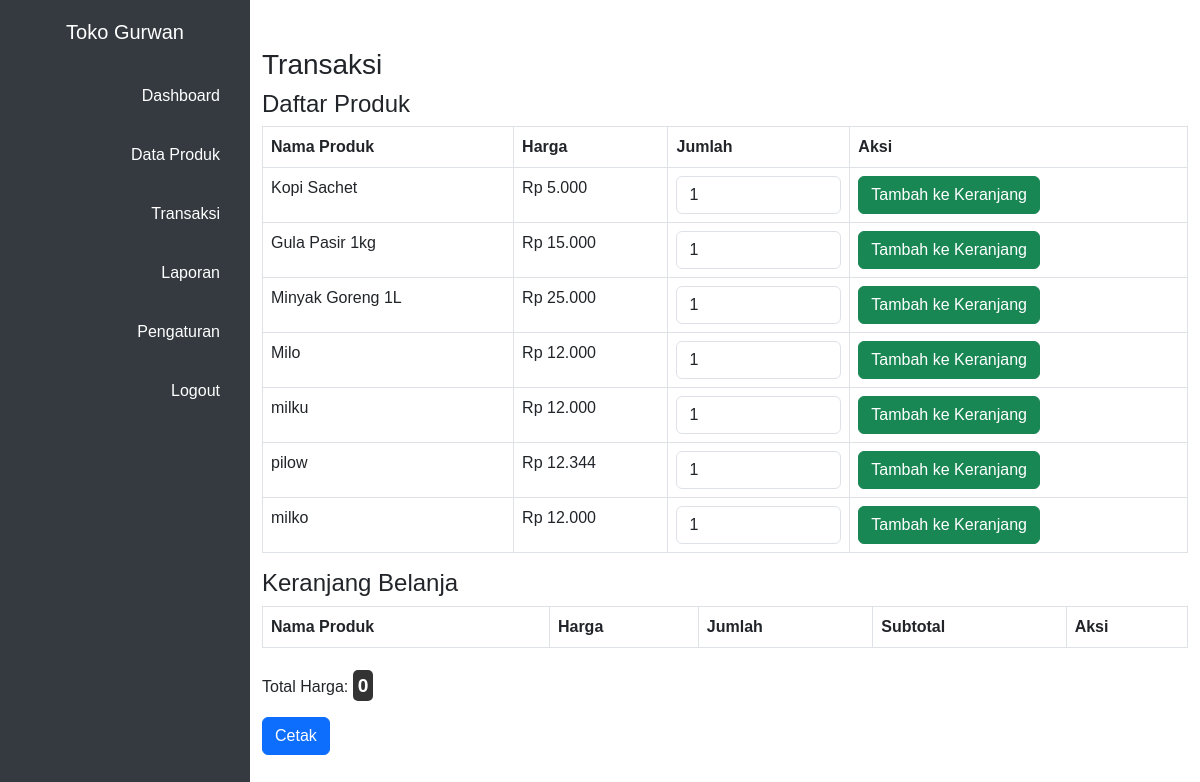
The app's page /transaksi.php, older data.
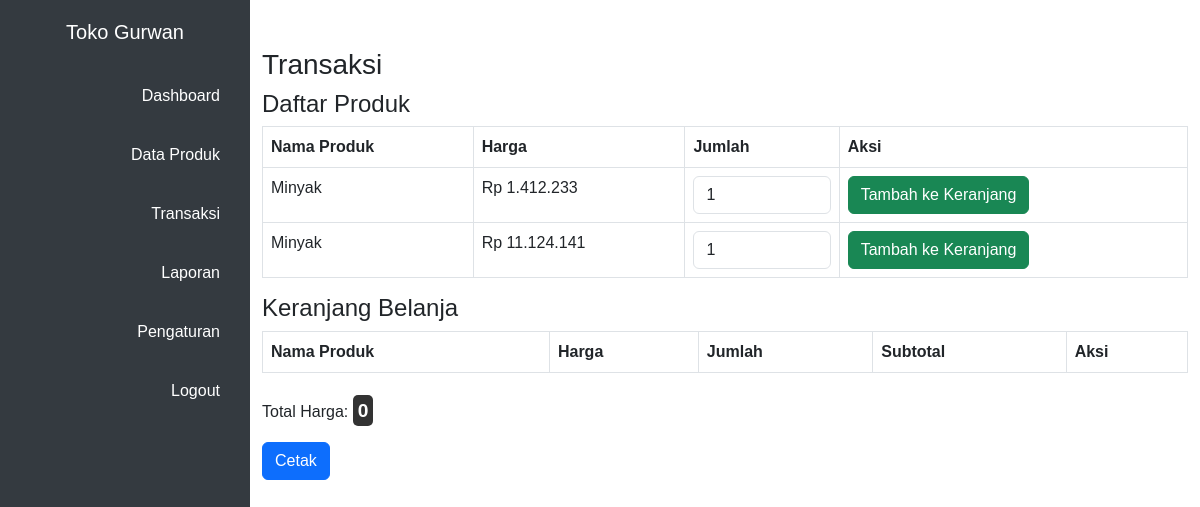
The same page, newer data.
### tables this page shows
CREATE TABLE `produk` (
  `id` int(11) NOT NULL,
  `kode_produk` varchar(50) NOT NULL,
  `nama_produk` varchar(100) NOT NULL,
  `harga` int(11) NOT NULL,
  `stok` int(11) NOT NULL,
  `gambar` varchar(255) DEFAULT NULL,
  `kategori_id` int(11) DEFAULT NULL
);

CREATE TABLE `pengaturan` (
  `id` int(11) NOT NULL,
  `nama_toko` varchar(100) NOT NULL,
  `logo` varchar(255) DEFAULT NULL,
  `alamat` text NOT NULL,
  `kontak` varchar(50) NOT NULL
);

### transaksi.php (the view, shortened to what this page needs)
<?php
include 'koneksi.php';
$query_produk = "SELECT * FROM produk WHERE stok > 0";
$result_produk = mysqli_query($koneksi, $query_produk);
$total_harga = isset($_SESSION['total_harga']) ? $_SESSION['total_harga'] : 0;
?>
<!DOCTYPE html>
<html lang="id">
<head>
    <link href="https://cdn.jsdelivr.net/npm/bootstrap@5.3.0-alpha1/dist/css/bootstrap.min.css" rel="stylesheet" />
    <link rel="stylesheet" href="assets/style.css">
</head>
<body>
<?php include 'sidebar.php'; ?>
    <div class="container mt-5">
        <h3>Transaksi</h3>
        <h4>Daftar Produk</h4>
        <table class="table table-bordered">
            <thead>
                <tr>
                    <th>Nama Produk</th>
                    <th>Harga</th>
                    <th>Jumlah</th>
                    <th>Aksi</th>
                </tr>
            </thead>
            <tbody>
                <?php while ($produk = mysqli_fetch_assoc($result_produk)): ?>
                    <tr>
                        <td><?= $produk['nama_produk']; ?></td>
                        <td>Rp <?= number_format($produk['harga'], 0, ',', '.'); ?></td>
                        <td>
                            <form method="POST" action="transaksi.php">
                                <input type="number" name="jumlah" value="1" min="1" max="<?= $produk['stok']; ?>" class="form-control" required>
                        </td>
                        <td>
                            <button type="submit" name="tambah_ke_keranjang" class="btn btn-success">Tambah ke Keranjang</button>
                        </td>
                    </tr>
                <?php endwhile; ?>
            </tbody>
        </table>
        <h4>Keranjang Belanja</h4>
        <table class="table table-bordered">
            <thead>
                <tr>
                    <th>Nama Produk</th>
                    <th>Harga</th>
                    <th>Jumlah</th>
                    <th>Subtotal</th>
                    <th>Aksi</th>
                </tr>
            </thead>
        </table>
        <div class="mt-4">
            <span>Total Harga: </span>
            <span id="totalHarga" class="text-white"><?= number_format($total_harga, 0, ',', '.'); ?></span>
        </div>
        <div class="d-flex justify-content-start mt-3">
            <form method="POST" action="cetak_transaksi.php" target="_blank">
                <button type="submit" name="cetak" class="btn btn-primary me-2">Cetak</button>
            </form>
        </div>
    </div>
</body>
</html>

### sidebar.php
<?php
require 'koneksi.php';
$nama_toko = 'Toko Gurwan';
$result = mysqli_query($koneksi, "SELECT nama_toko FROM pengaturan WHERE id=1 LIMIT 1");
if ($result && $row = mysqli_fetch_assoc($result)) {
    $nama_toko = $row['nama_toko'];
}
?>
<div class="sidebar" style="position: fixed; left: 0; top: 0;">
    <h2><?php echo htmlspecialchars($nama_toko); ?></h2>
    <ul style="text-align: right;">
        <li><a href="dashboard.php">Dashboard</a></li>
        <li><a href="data_produk.php">Data Produk</a></li>
        <li><a href="transaksi.php">Transaksi</a></li>
        <li><a href="laporan.php">Laporan</a></li>
        <li><a href="pengaturan.php">Pengaturan</a></li>
        <li><a href="logout.php">Logout</a></li>
    </ul>
</div>

### assets/style.css (style rules this page uses)
body { display: flex; margin: 0; font-family: Arial, sans-serif; }
.sidebar { width: 250px; background: #343a40; color: white; height: 100vh; padding: 20px; position: fixed; }
.sidebar h2 { font-size: 20px; text-align: center; margin-bottom: 30px; }
.sidebar ul { list-style: none; padding: 0; }
.sidebar ul li { margin: 15px 0; }
.sidebar ul li a { text-decoration: none; color: white; display: block; padding: 10px; transition: 0.3s; }

### transaksi.php (style rules this page uses)
.text-white { color: white; font-weight: bold; font-size: 1.2em; background-color: #333; padding: 5px; border-radius: 5px; }
body { padding-left: 250px; }

Row changes from the older to the newer data that the page shows:
removed produk: nama_produk "Kopi Sachet", harga "5.000"
removed produk: nama_produk "Gula Pasir 1kg", harga "15.000"
removed produk: nama_produk "Minyak Goreng 1L", harga "25.000"
removed produk: nama_produk "Milo", harga "12.000"
removed produk: nama_produk "milku", harga "12.000"
removed produk: nama_produk "pilow", harga "12.344"
removed produk: nama_produk "milko", harga "12.000"
added pengaturan: nama_toko "Toko Gurwan"
added produk: nama_produk "Minyak", harga "1.412.233"
added produk: nama_produk "Minyak", harga "11.124.141", jumlah "1"
Text that changed along with them:
$nama_toko: "Toko Gurwan" → (not shown)
